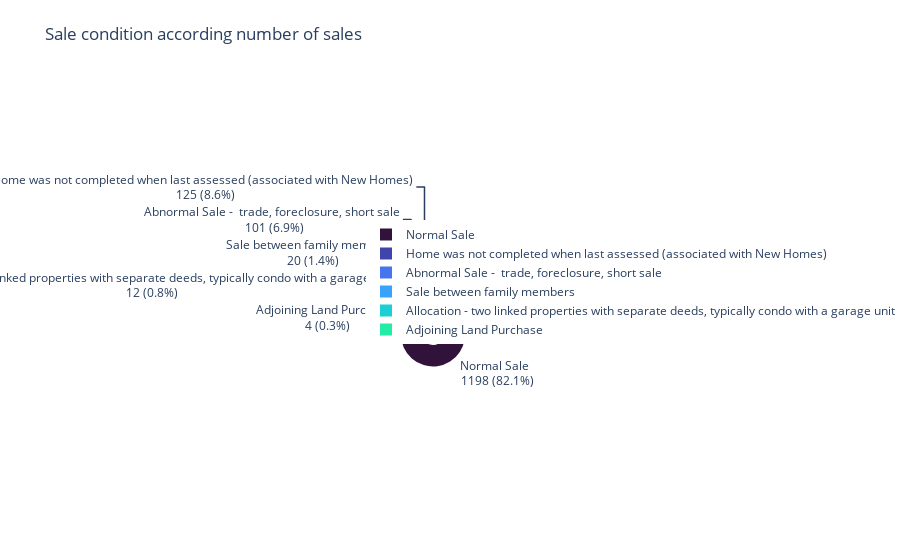

Here is the notebook cell this chart was saved with:
### Markdown cell above
### SaleCondition: Condition of sale

### Code cell
df = df_train.copy()

replace_values = {
    "Normal": "Normal Sale",
    "Abnorml": "Abnormal Sale -  trade, foreclosure, short sale",
    "AdjLand": "Adjoining Land Purchase",
    "Alloca": "Allocation - two linked properties with separate deeds, typically condo with a garage unit",
    "Family": "Sale between family members",
    "Partial": "Home was not completed when last assessed (associated with New Homes)",
}


df["SaleCondition"].replace(replace_values, inplace=True)

fig = donut_chart(df, "SaleCondition")

fig.update_layout(
    title={
        "text": "Sale condition according number of sales",
        "y": 0.95,
    }
)

### Figure 1 — Plotly figure (JSON) as saved in the notebook; plotly's stock layout.template omitted (floating-point values rounded to 4 significant figures)
{"data": [{"hole": 0.33, "labels": ["Normal Sale", "Home was not completed when last assessed (associated with New Homes)", "Abnormal Sale -  trade, foreclosure, short sale", "Sale between family members", "Allocation - two linked properties with separate deeds, typically condo with a garage unit", "Adjoining Land Purchase"], "marker": {"colors": ["#30123b", "#4145ab", "#4675ed", "#39a2fc", "#1bcfd4", "#24eca6", "#61fc6c", "#a4fc3b", "#d1e834", "#f3c63a", "#fe9b2d", "#f36315", "#d93806", "#b11901", "#7a0402"]}, "textinfo": "none", "texttemplate": "%{label} <br> %{value} (%{percent:.1%})", "type": "pie", "values": [1198, 125, 101, 20, 12, 4]}], "layout": {"title": {"text": "Sale condition according number of sales", "y": 0.95}}}
